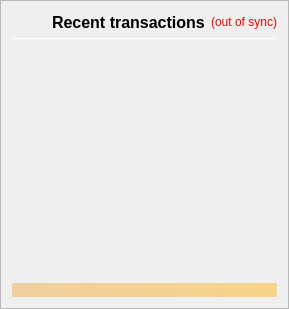
                <widget class="QFrame" name="frame_RecentTransactions">
                 <property name="minimumSize">
                  <size>
                   <width>0</width>
                   <height>0</height>
                  </size>
                 </property>
                 <property name="layoutDirection">
                  <enum>Qt::RightToLeft</enum>
                 </property>
                 <property name="frameShape">
                  <enum>QFrame::StyledPanel</enum>
                 </property>
                 <property name="frameShadow">
                  <enum>QFrame::Raised</enum>
                 </property>
                 <layout class="QVBoxLayout" name="verticalLayout_1" stretch="0,0,0,0,0">
                  <item>
                   <layout class="QHBoxLayout" name="horizontalLayout_2">
                    <item>
                     <widget class="QLabel" name="labelTransactionsStatus">
                      <property name="cursor">
                       <cursorShape>WhatsThisCursor</cursorShape>
                      </property>
                      <property name="toolTip">
                       <string>The displayed information may be out of date. Your wallet automatically synchronizes with the nativecoin network after a connection is established, but this process has not completed yet.</string>
                      </property>
                      <property name="styleSheet">
                       <string notr="true">QLabel { color: red; }</string>
                      </property>
                      <property name="text">
                       <string notr="true">(out of sync)</string>
                      </property>
                      <property name="alignment">
                       <set>Qt::AlignRight|Qt::AlignTrailing|Qt::AlignVCenter</set>
                      </property>
                     </widget>
                    </item>
                    <item>
                     <widget class="QLabel" name="label_4">
                      <property name="minimumSize">
                       <size>
                        <width>0</width>
                        <height>20</height>
                       </size>
                      </property>
                      <property name="font">
                       <font>
                        <pointsize>12</pointsize>
                        <weight>75</weight>
                        <bold>true</bold>
                       </font>
                      </property>
                      <property name="text">
                       <string>Recent transactions</string>
                      </property>
                     </widget>
                    </item>
                    <item>
                     <spacer name="horizontalSpacer">
                      <property name="orientation">
                       <enum>Qt::Horizontal</enum>
                      </property>
                      <property name="sizeHint" stdset="0">
                       <size>
                        <width>40</width>
                        <height>20</height>
                       </size>
                      </property>
                     </spacer>
                    </item>
                   </layout>
                  </item>
                  <item>
                   <widget class="Line" name="line">
                    <property name="minimumSize">
                     <size>
                      <width>0</width>
                      <height>1</height>
                     </size>
                    </property>
                    <property name="maximumSize">
                     <size>
                      <width>16777215</width>
                      <height>1</height>
                     </size>
                    </property>
                    <property name="orientation">
                     <enum>Qt::Horizontal</enum>
                    </property>
                   </widget>
                  </item>
                  <item>
                   <widget class="QListView" name="listTransactions">
                    <property name="minimumSize">
                     <size>
                      <width>0</width>
                      <height>0</height>
                     </size>
                    </property>
                    <property name="layoutDirection">
                     <enum>Qt::RightToLeft</enum>
                    </property>
                    <property name="styleSheet">
                     <string notr="true">QListView { background: transparent; }</string>
                    </property>
                    <property name="frameShape">
                     <enum>QFrame::NoFrame</enum>
                    </property>
                    <property name="verticalScrollBarPolicy">
                     <enum>Qt::ScrollBarAlwaysOff</enum>
                    </property>
                    <property name="horizontalScrollBarPolicy">
                     <enum>Qt::ScrollBarAlwaysOff</enum>
                    </property>
                    <property name="selectionMode">
                     <enum>QAbstractItemView::NoSelection</enum>
                    </property>
                   </widget>
                  </item>
                  <item>
                   <spacer name="verticalSpacer_2">
                    <property name="orientation">
                     <enum>Qt::Vertical</enum>
                    </property>
                    <property name="sizeType">
                     <enum>QSizePolicy::Expanding</enum>
                    </property>
                    <property name="sizeHint" stdset="0">
                     <size>
                      <width>20</width>
                      <height>40</height>
                     </size>
                    </property>
                   </spacer>
                  </item>
                  <item>
                   <widget class="QLabel" name="labelAlerts">
                    <property name="maximumSize">
                     <size>
                      <width>16777215</width>
                      <height>16777215</height>
                     </size>
                    </property>
                    <property name="styleSheet">
                     <string notr="true">background-color: qlineargradient(x1: 0, y1: 0, x2: 1, y2: 0, stop:0 #F0D0A0, stop:1 #F8D488); color:#000000;</string>
                    </property>
                    <property name="text">
                     <string/>
                    </property>
                    <property name="wordWrap">
                     <bool>true</bool>
                    </property>
                    <property name="margin">
                     <number>3</number>
                    </property>
                   </widget>
                  </item>
                 </layout>
                </widget>
